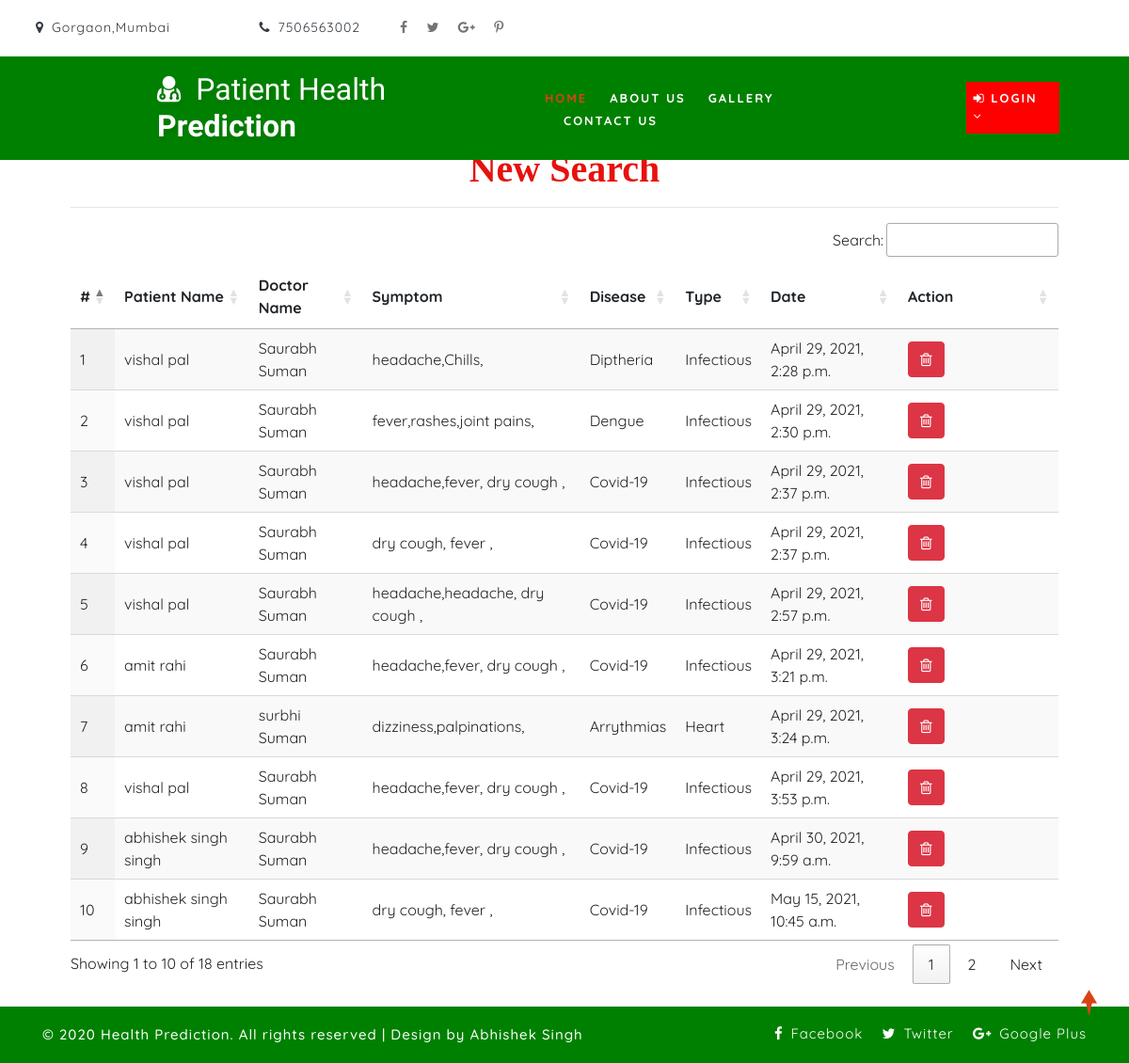
The page /view_notify on the database its author committed.
### health/models.py (models this page shows, shortened)
class Searched_Patient(models.Model):
    doctor = models.ForeignKey(Doctor, on_delete=models.CASCADE, null=True)
    user = models.ForeignKey(Patient, on_delete=models.CASCADE, null=True)
    disease = models.CharField(max_length=100, null=True)
    symptom = models.CharField(max_length=1000,null=True)
    type = models.ForeignKey(Type, on_delete=models.CASCADE, null=True)
    date1 = models.DateTimeField(null=True)

class Patient(models.Model):
    user = models.ForeignKey(User, on_delete=models.CASCADE, null=True)
    contact = models.CharField(max_length=100, null=True)
    address = models.CharField(max_length=100, null=True)
    dob = models.DateField(null=True)
    image = models.FileField(null=True)

class Doctor(models.Model):
    status = models.ForeignKey(Status, on_delete=models.CASCADE, null=True)
    user = models.ForeignKey(User, on_delete=models.CASCADE, null=True)
    contact = models.CharField(max_length=100, null=True)
    address = models.CharField(max_length=100, null=True)
    category = models.CharField(max_length=100, null=True)
    doj = models.DateField(null=True)
    dob = models.DateField(null=True)
    image = models.FileField(null=True)

class Type(models.Model):
    name = models.CharField(max_length=100, null=True)

### health/views.py (the view)
# urls.py: path('view_notify', View_Notification,name="view_notify"),
def View_Notification(request):
    dis = Searched_Patient.objects.all()
    d = {'dis':dis}
    return render(request,'view_notify.html',d)

### health/templates/view_notify.html
{% extends 'index.html' %}
{% load static %}
{% block body %}
<div class="container-fluid" style="width:90%;margin-top:8%">
                    <div class="container-fluid">
                        <h1 align="center" style="font-weight:bold;font-family : 'Monotype Corsiva' ; color : #E6120E ;margin-top:4%">New Search</h1>
                         </div><hr>
                                <table id="example" class="display" style="width:100%">
                                  <thead>
                                    <tr>
                                      <th>#</th>
                                      <th>Patient Name</th>
                                      <th>Doctor Name</th>
                                      <th>Symptom</th>
                                      <th>Disease</th>
                                      <th>Type</th>
                                      <th>Date</th>
                                      <th>Action</th>
                                  </tr>
                              </thead>
                              <tbody>
                              {% for i in dis %}
                                <tr>
                                  <td>{{forloop.counter}}</td>
                                  <td>{{i.user.user.first_name}} {{i.user.user.last_name}}</td>
                                  <td>{{i.doctor.user.first_name}} {{i.doctor.user.last_name}}</td>
                                  <td>{{i.symptom}}</td>
                                  <td>{{i.disease}}</td>
                                  <td>{{i.type.name}}</td>
                                  <td>{{i.date1}}</td>
                                  <td style="width:150px">
                                      <a href="{% url 'delete_notification' i.id %}" ><button class="btn btn-danger" onclick="return confirm('Are you sure?')"><i class="fa fa-trash-o"></i></button></a></td>
                              </tr>
                              {% endfor %}
                          </tbody>
                      </table>
                  </div>
{% endblock %}

### health/static/css/style.css (style rules this page uses)
body { padding: 0; margin: 0; background: #FFF; font-family: 'Quicksand', sans-serif; }
body a, body button { transition: 0.5s all; -webkit-transition: 0.5s all; -moz-transition: 0.5s all; -o-transition: 0.5s all; -ms-transition: 0.5s all; text-decoration: none; }
html { scroll-behavior: smooth; }
h1, h2, h3, h4, h5, h6 { margin: 0; padding: 0; font-family: 'Mukta', sans-serif; }

### rows shown on the page
Searched_Patient: user.user.first_name "vishal", user.user.last_name "pal", doctor.user.first_name "Saurabh", doctor.user.last_name "Suman", symptom "headache,Chills,", disease "Diptheria", type.name "Infectious", date1 "April 29, 2021, 2:28 p.m."
Searched_Patient: user.user.first_name "vishal", user.user.last_name "pal", doctor.user.first_name "Saurabh", doctor.user.last_name "Suman", symptom "fever,rashes,joint pains,", disease "Dengue", type.name "Infectious", date1 "April 29, 2021, 2:30 p.m."
Searched_Patient: user.user.first_name "vishal", user.user.last_name "pal", doctor.user.first_name "Saurabh", doctor.user.last_name "Suman", symptom "headache,fever, dry cough ,", disease "Covid-19", type.name "Infectious", date1 "April 29, 2021, 2:37 p.m."
Searched_Patient: user.user.first_name "vishal", user.user.last_name "pal", doctor.user.first_name "Saurabh", doctor.user.last_name "Suman", symptom "dry cough, fever ,", disease "Covid-19", type.name "Infectious", date1 "April 29, 2021, 2:37 p.m."
Searched_Patient: user.user.first_name "vishal", user.user.last_name "pal", doctor.user.first_name "Saurabh", doctor.user.last_name "Suman", symptom "headache,headache, dry cough ,", disease "Covid-19", type.name "Infectious", date1 "April 29, 2021, 2:57 p.m."
Searched_Patient: user.user.first_name "amit", user.user.last_name "rahi", doctor.user.first_name "Saurabh", doctor.user.last_name "Suman", symptom "headache,fever, dry cough ,", disease "Covid-19", type.name "Infectious", date1 "April 29, 2021, 3:21 p.m."
Searched_Patient: user.user.first_name "amit", user.user.last_name "rahi", doctor.user.first_name "surbhi", doctor.user.last_name "Suman", symptom "dizziness,palpinations,", disease "Arrythmias", type.name "Heart", date1 "April 29, 2021, 3:24 p.m."
Searched_Patient: user.user.first_name "vishal", user.user.last_name "pal", doctor.user.first_name "Saurabh", doctor.user.last_name "Suman", symptom "headache,fever, dry cough ,", disease "Covid-19", type.name "Infectious", date1 "April 29, 2021, 3:53 p.m."
Searched_Patient: user.user.first_name "abhishek singh", user.user.last_name "singh", doctor.user.first_name "Saurabh", doctor.user.last_name "Suman", symptom "headache,fever, dry cough ,", disease "Covid-19", type.name "Infectious", date1 "April 30, 2021, 9:59 a.m."
Searched_Patient: user.user.first_name "abhishek singh", user.user.last_name "singh", doctor.user.first_name "Saurabh", doctor.user.last_name "Suman", symptom "dry cough, fever ,", disease "Covid-19", type.name "Infectious", date1 "May 15, 2021, 10:45 a.m."
